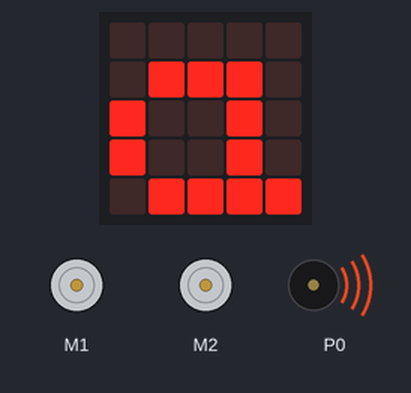
The program below on a simulated BBC micro:bit (MakeCode). Parts: the board's 5×5 LED display, 2 × DC motor (green arrow = forward, orange = backward, longer = faster), buzzer (waves = sounding).

Above: at 0.5 s.
At 4.7 s:
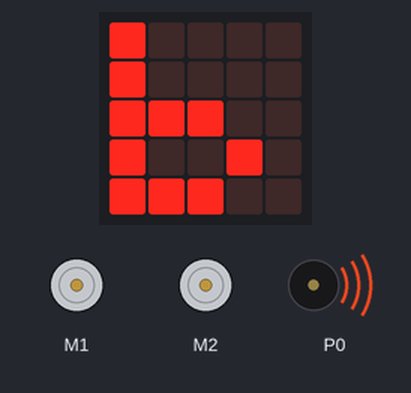
At 11.8 s:
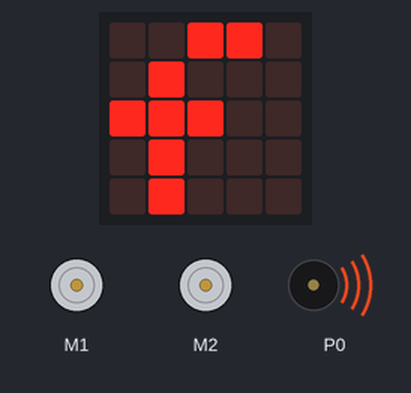
At 18.5 s:
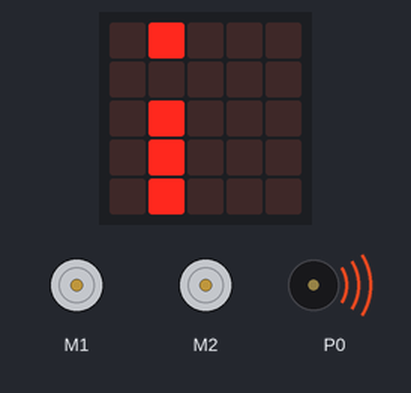
At 23.0 s:
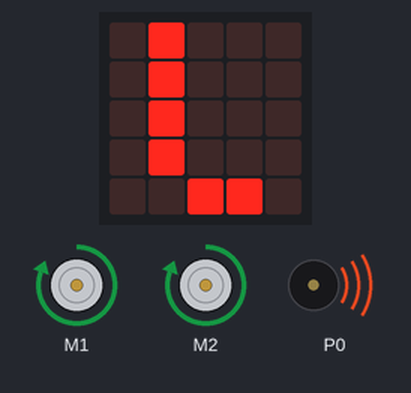
At 34.6 s:
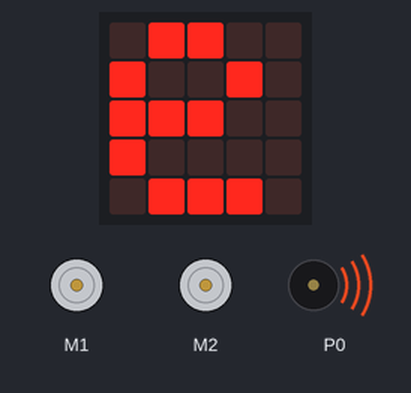
Timing chart, 0 to 40.0 s (numbered marks = the images above):
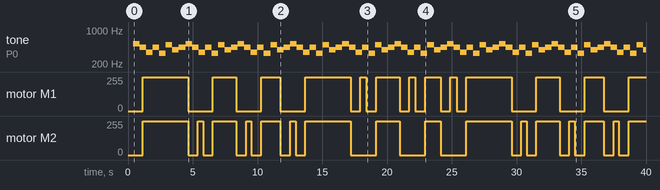

The program:

main.ts
```typescript
function etape(texte: string) {
    maqueen.motorStop(maqueen.Motors.All)
    basic.showString(texte)
}

function tourner(num: number) {
    if (num >= 0) {
        maqueen.motorRun(maqueen.Motors.M2, maqueen.Dir.CW, num)
        basic.pause(410)
    } else {
        maqueen.motorRun(maqueen.Motors.M1, maqueen.Dir.CW, Math.abs(num))
        basic.pause(480)
    }

}

basic.showLeds(`
    # # # # #
        . . # . .
        . . # . .
        . . # . .
        # # # . .
`)
basic.forever(function on_forever() {
    for (let index = 0; index < 10; index++) {
        etape("a")
        maqueen.motorRun(maqueen.Motors.All, maqueen.Dir.CW, 255)
        basic.pause(3500)
        etape("b")
        tourner(255)
        etape("c")
        maqueen.motorRun(maqueen.Motors.All, maqueen.Dir.CW, 255)
        basic.pause(1800)
        etape("d")
        tourner(255)
        etape("e")
        maqueen.motorRun(maqueen.Motors.All, maqueen.Dir.CW, 255)
        basic.pause(1500)
        etape("f")
        tourner(255)
        etape("g")
        maqueen.motorRun(maqueen.Motors.All, maqueen.Dir.CW, 255)
        basic.pause(3500)
        etape("h")
        tourner(-255)
        etape("i")
        maqueen.motorRun(maqueen.Motors.All, maqueen.Dir.CW, 255)
        basic.pause(1800)
        etape("k")
        tourner(-255)
        etape("l")
        maqueen.motorRun(maqueen.Motors.All, maqueen.Dir.CW, 255)
        basic.pause(1200)
        etape("m")
        tourner(-255)
    }
})
control.inBackground(function on_in_background() {
    for (let index2 = 0; index2 < 100000; index2++) {
        music.playMelody("C5 A F A E B G A ", 120)
    }
})
```

test.ts
```typescript
// les tests vont ici ; cela ne sera pas compilé si ce paquet est utilisé en tant qu'extension.
```

Measured:
- by itself, tone on P0: repeats every 4.0 s: 440 Hz 0.51 s, 349 Hz 0.51 s, 440 Hz 0.51 s, 330 Hz 0.51 s, 494 Hz 0.51 s, 392 Hz 0.51 s, 440 Hz 0.51 s, 523 Hz 0.51 s
- by itself, motor M1: stopped → forward 255/255 at 1.2 s, → stopped 3.5 s later, → forward 255/255 1.9 s later, → stopped 1.8 s later, … (25 changes in this stretch)
- what the display in image 1 shows lasts 1.1 s, from 4.7 s to 5.8 s
- what the display in image 3 shows lasts 2.6 s, from 18.4 s to 21.0 s
- what the display in image 4 shows lasts 1.9 s, from 22.2 s to 24.1 s
